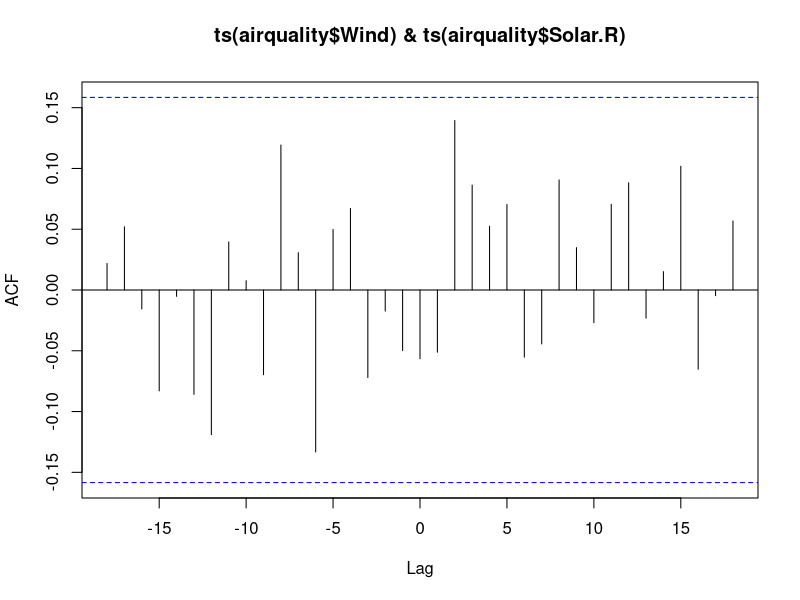
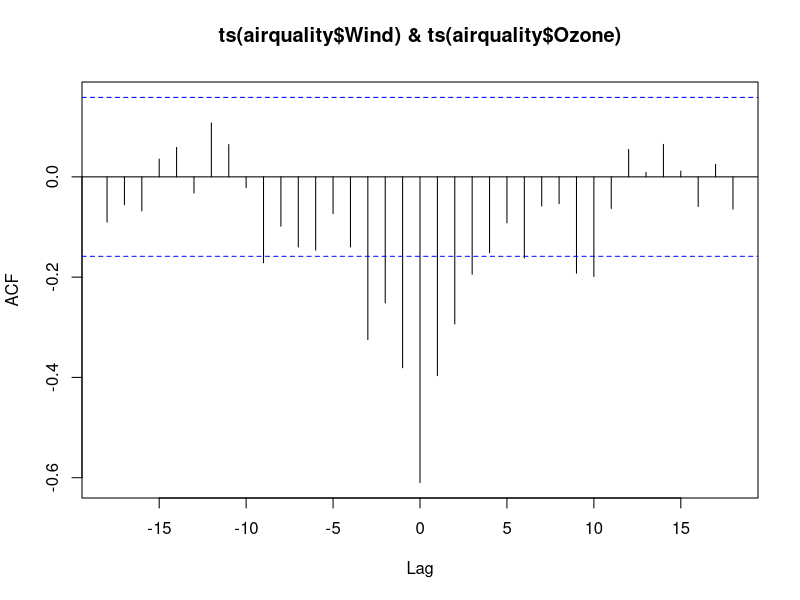
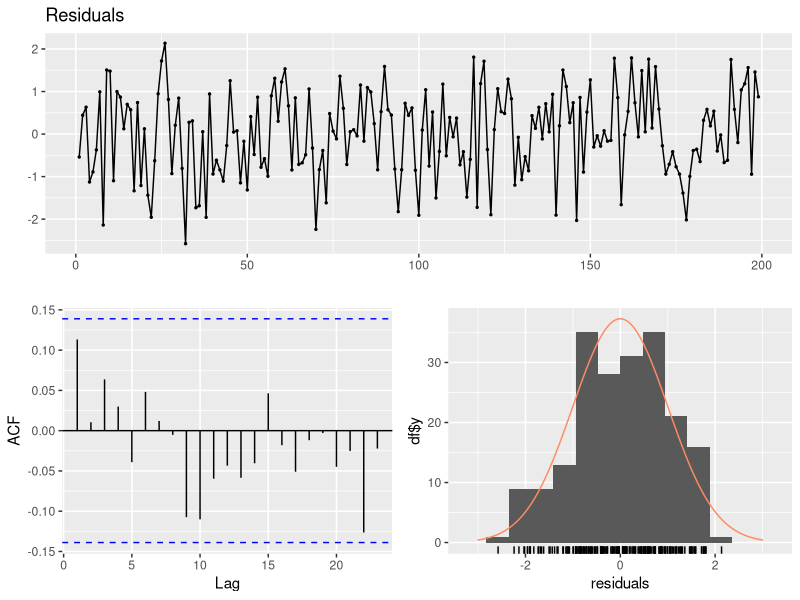
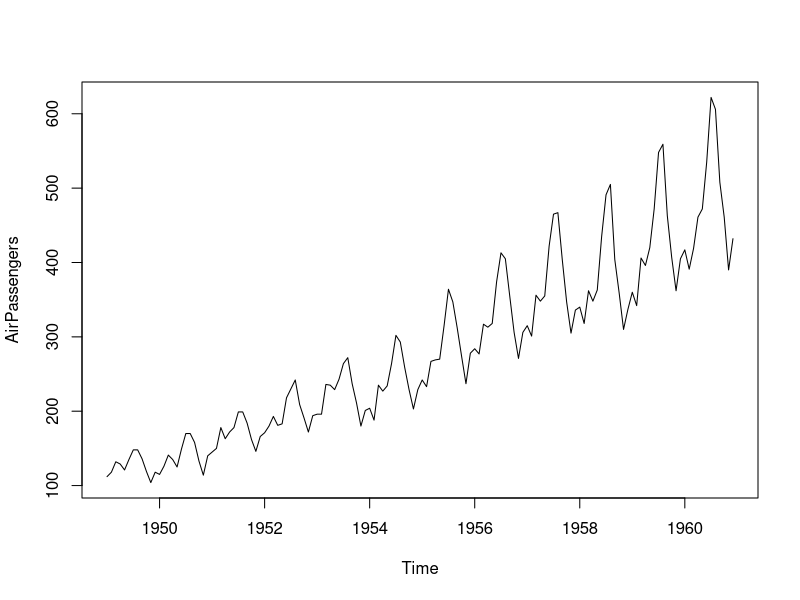
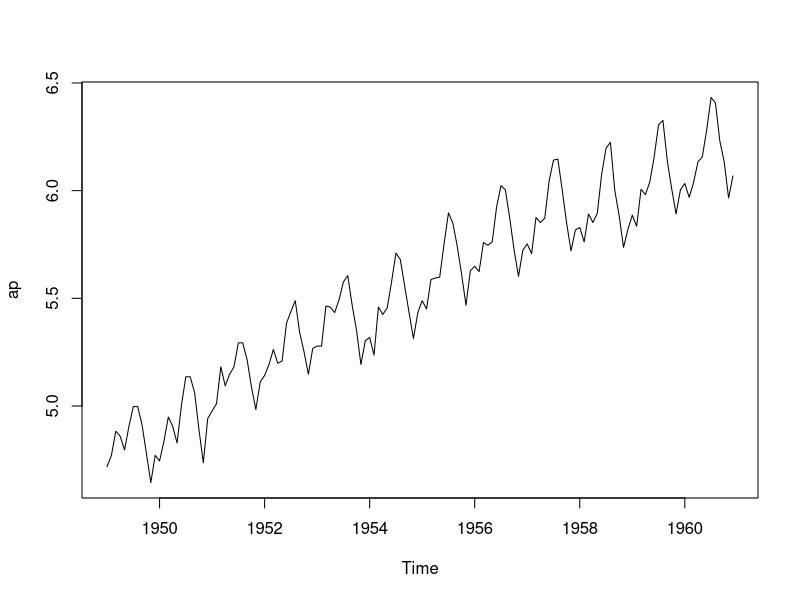
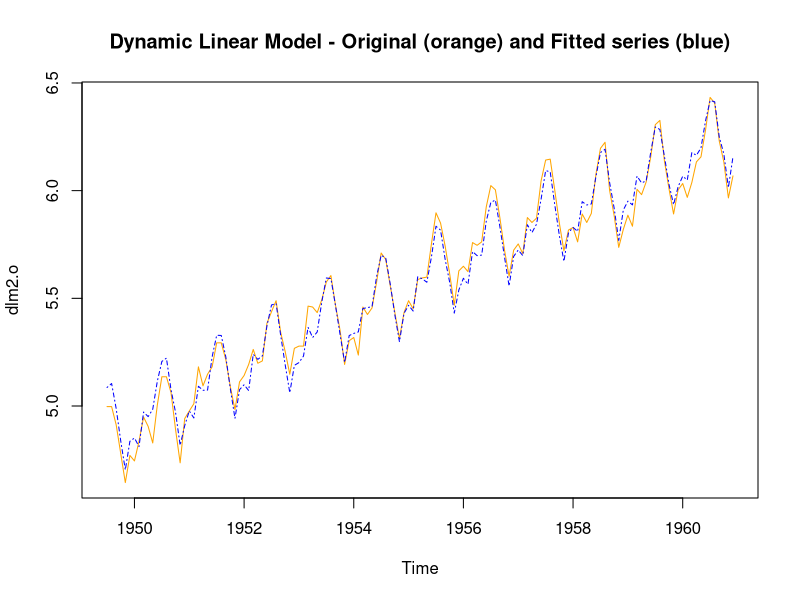
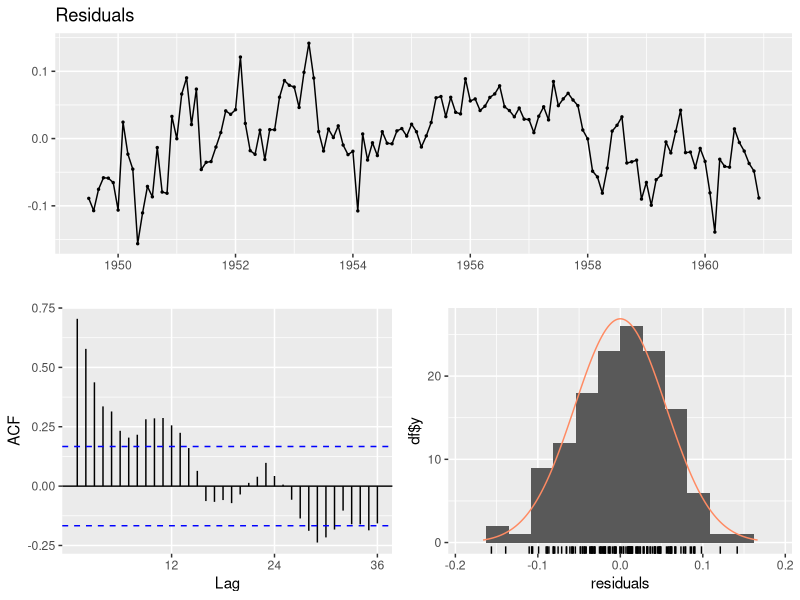
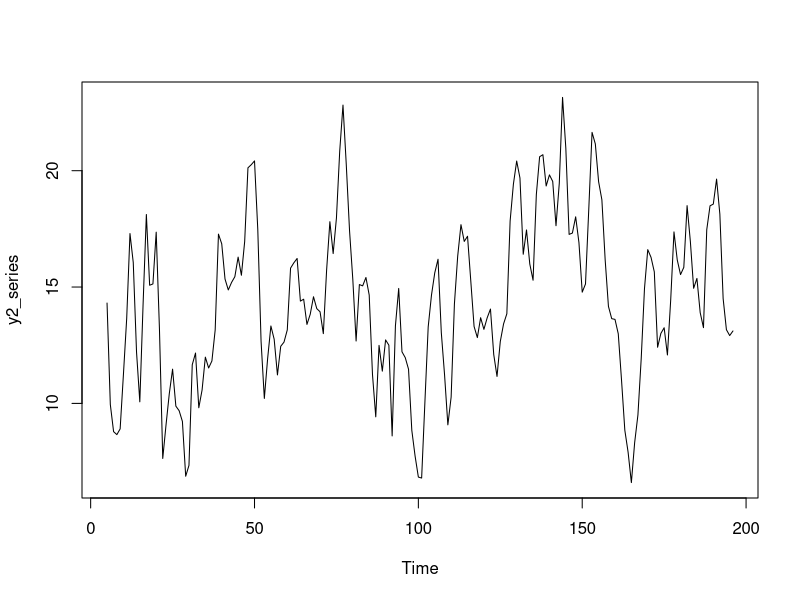

The R source for these figures, in order: (Note: this script raises an error after producing the figures.)
############################
library(forecast)
library(dynlm)
library(lmtest)
  # nacteni knihoven

############################
### prozkoumejme vzajemne vztahy mezi radami souboru airquality
# kroskorelacni funkce
ccf(ts(airquality$Wind),ts(airquality$Solar.R),na.action = na.pass)
  # nejsou zavisle
ccf(ts(airquality$Wind),ts(airquality$Ozone),na.action = na.pass)
  # jsou zavisle, nejvyssi korelace je s nulovym zpozdenim

###########################
### dynamicke linearni modely
# jak modelovat zavislost mezi casovymi radami

# generovani dat
set.seed(999)
x_series <- arima.sim(n = 200, list(order = c(1,0,0), ar = 0.7, sd=1))
  # nasimulovany AR(1) proces
z <- ts.intersect(stats::lag(x_series, -1), stats::lag(x_series, -2)) 
  # hodnoty rady x_series v case t a t-1
y_series <- 15 + 0.8*z[,1] + 1.5*z[,2] + rnorm(199,0,1)
  # kombinace aktualni a zpozdene hodnoty + nahodne chyby
xy_series <- ts.intersect(y_series, z)
  # datovy soubor s jednou zavislou a dvema znezavislymi promennymi

# model pomoci bezne linearni regrese
lm1 <- lm(xy_series[,1] ~ xy_series[,2] + xy_series[,3])
summary(lm1)
  # popis modelu

checkresiduals(lm1)
  # popis residui modelu
  # abychom mohli pouzit klasicky linearni model, musi byt residua normalni, 
  #   s konstantnim rozptylem a NEKORELOVANA
  # nekorelovanosti residui se tyka i vypsany test (Breusch-Godfrey)
  #   je-li p-hodnota > alfa 0.05, pak residua jsou nekorelovana az do radu 10

# model pomoci dynamickeho modelovani
dlm1 <- dynlm(y_series ~ L(x_series, 1) + L(x_series, 2))
summary(dlm1)
  # stejny vysledek

### pouziti dynamickeho modelovani k odhaleni trendu a sezonnosti
plot(AirPassengers)
  # multiplikativni rada, udelam z ni logaritmus
ap <- log(AirPassengers)
plot(ap)
  # uz mam radu aditivni

# pridam zavislost na tretim pozorovani dozadu
set.seed(123)
ap_x <- 2 * stats::lag(ap, -3) + rnorm(length(ap), 0, 0.2)

# dynamicky linearni model
dlm2 <- dynlm(ap ~ trend(ap) + season(ap) + L(ap_x, 3))
summary(dlm2)
  # vyznamnost koeficientu

dlm2.o <- ts.intersect(ap, dlm2$fitted.values)
plot.ts(dlm2.o, plot.type = "single", col=c("orange","blue"), 
        lty=c(1,4), lwd=c(1,1),
        main = "Dynamic Linear Model - Original (orange) and Fitted series (blue)") 
  # jak mi odhadnuty model sedi na data

# model vypada hezky, jeste zkontrolujem residua
checkresiduals(dlm2)
# vidim autoregresni zavislost - model neni dobre!

### Jak pracovat s korelovanymi residui 
# generovani dat
set.seed(999)
x2_series <- arima.sim(n = 200, list(order = c(1,0,0), ar = 0.7, sd=1))
z2 <- ts.intersect(x2_series, stats::lag(x2_series, -3), stats::lag(x2_series, -4)) 
y2_series <- 15 + 0.8*z2[,2] + 1.5*z2[,3] 
y2_errors <- arima.sim(n = 196, list(order = c(1,0,1), ar = 0.6, ma = 0.6), sd=1)
y2_series <- y2_series + y2_errors
plot(y2_series)
  # zavisle promenna - casova rada

# chceme modelovat zavislost y2 na x2
# nejprve hledame, zda je zavislost v case t nebo se zpozdenim
ccf(x2_series,y2_series)
which.max(ccf(x2_series,y2_series,plot=F)$acf)
  # maximalni korelace na 16 pozici
ccf(x2_series,y2_series,plot=F)$lag[16]
  # se zpozdenim 4 kroku

# dynamicky model
dlm3 <- dynlm(y2_series ~ L(x2_series, 3) + L(x2_series, 4))
summary(dlm3)
  # vyznamnost koeficientu
lm2d <- ts.intersect(y2_series, dlm3$fitted.values)
plot.ts(lm2d, plot.type = "single", col=c("orange","blue"), 
        lty=c(1,4), lwd=c(1,1),
        main = "'Classic' Linear Model - Original (orange) and Fitted series (blue)") 
  # jak model sedi na data
# kontrola residui
checkresiduals(lm2)
  # autokorelovana residua

# do modelu pridame autokorelovana residua
x2Lagged <- cbind(
  xLag0 = x2_series,
  xLag3 = stats::lag(x2_series,-3),
  xLag4 = stats::lag(x2_series,-4))
xy2_series <- ts.union(y2_series, x2Lagged)
  # matice se zavisle promennou a posunutymi nezavisle promennymi

# do prikazu auto.arima muzeme pridat i matici regresoru
arima1 <- auto.arima(xy2_series[,1], xreg = xy2_series[,3:4])
arima1
# jak vypadaji residua tohoto modelu
checkresiduals(arima1)
  # ok

# zakresleni modelu do dat
arima1d <- ts.intersect(na.omit(xy2_series[,1]), arima1$fitted)
plot.ts(arima1d, plot.type = "single", col=c("orange","blue"), 
        lty=c(1,4), lwd=c(1,1),
        main = "ARIMA errors model - Original (orange) and Fitted series (blue)") 

# vyznamnost koeficientu ARIMA modelu
coeftest(arima1)
  # prikaz z knihovny lmtest

########################
### Samostatne

# najdete optimalni model pro radu co2
# hledejte optimalni model pro radu ozonu v datech airquality v zavislosti na ostatnich promennych
